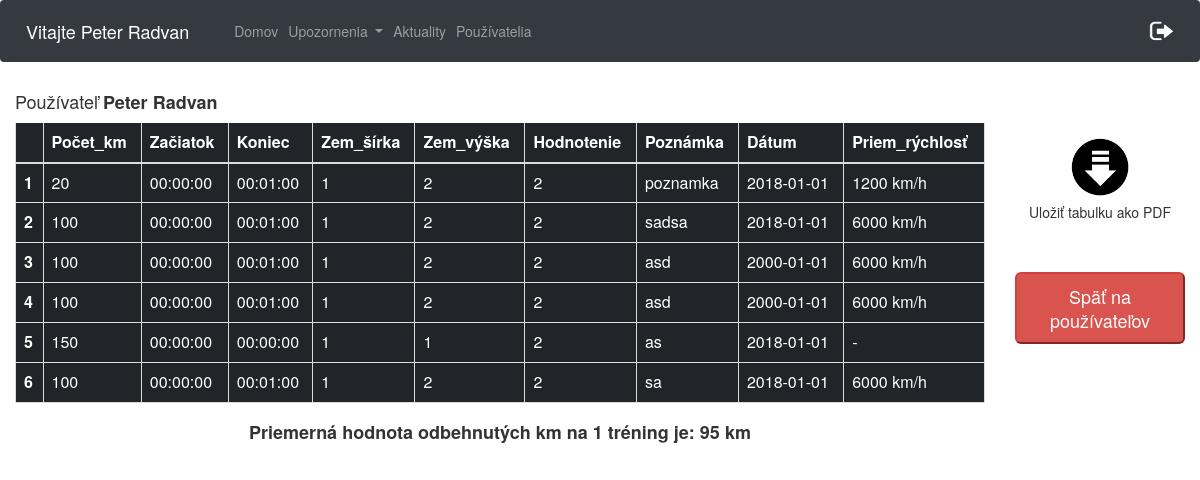
Page /osobneVykony.php?id=4 (signed in) on the earlier database version.
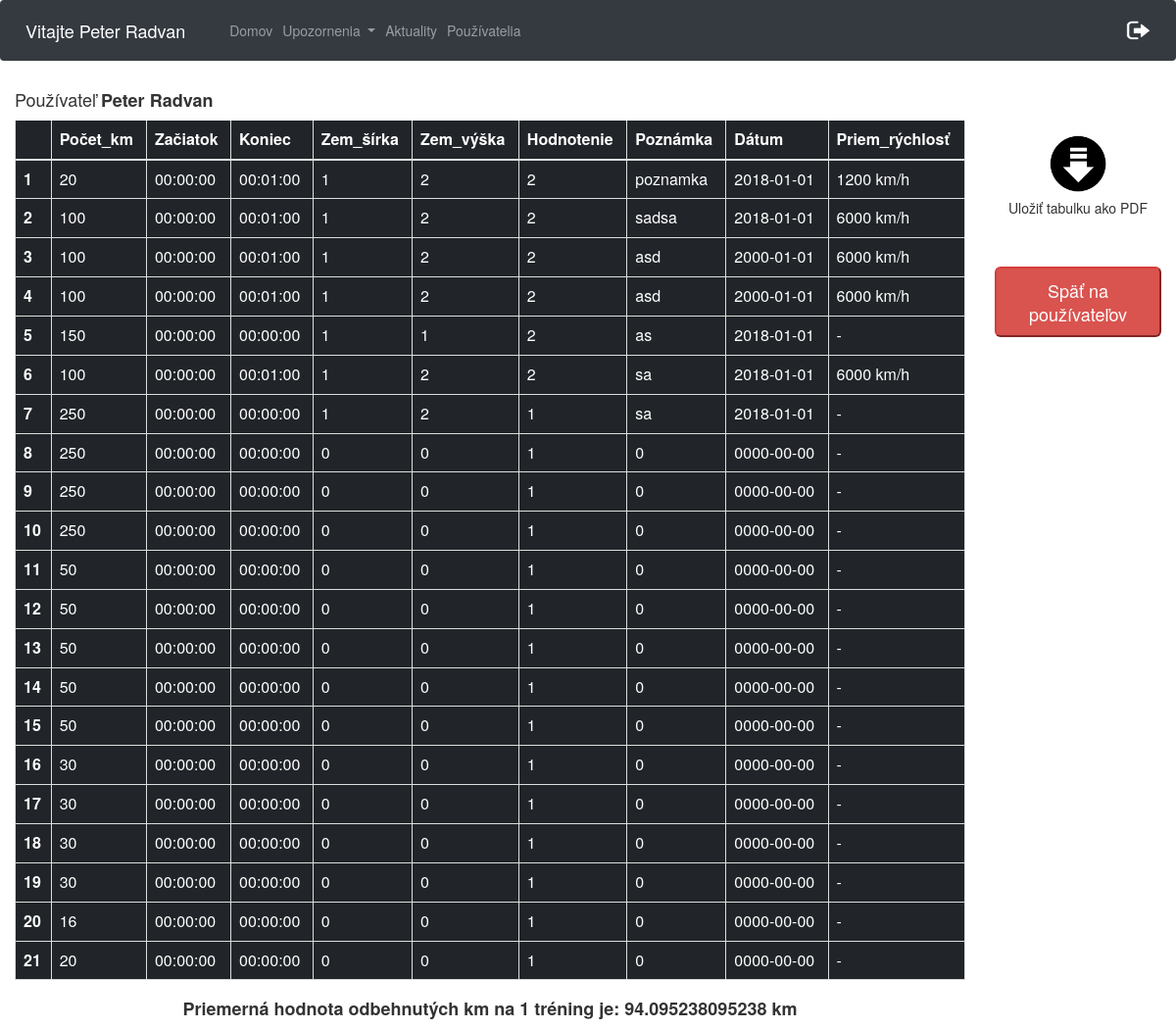
Same page on the later database version.
### tables this page shows
CREATE TABLE `pouzivatelia` (
  `id` int(11) NOT NULL,
  `meno` varchar(20) NOT NULL,
  `priezvisko` varchar(20) NOT NULL,
  `email` varchar(40) NOT NULL,
  `heslo` varchar(60) NOT NULL,
  `stredna_skola` varchar(40) NOT NULL,
  `stredna_skola_adresa` varchar(60) NOT NULL,
  `ulica` varchar(40) NOT NULL,
  `psc` varchar(10) NOT NULL,
  `obec` varchar(40) NOT NULL,
  `rola` varchar(10) NOT NULL DEFAULT 'user',
  `odoberatel` tinyint(1) NOT NULL DEFAULT '0',
  `prve_prihlasenie` int(11) NOT NULL DEFAULT '0',
  `id_timu` int(11) DEFAULT NULL
);

CREATE TABLE `trening` (
  `id` int(11) NOT NULL,
  `id_trasa_pouzivatel` int(11) NOT NULL,
  `odbehnute_km` double NOT NULL,
  `den_treningu` date DEFAULT NULL,
  `zaciatok_treningu` time DEFAULT NULL,
  `koniec_treningu` time DEFAULT NULL,
  `lat_trening` double DEFAULT NULL,
  `lng_trening` double DEFAULT NULL,
  `hodnotenie` int(11) DEFAULT NULL,
  `poznamka` varchar(2000) DEFAULT NULL
);

### osobneVykony.php (the view, shortened to what the changed rows need)
<html>
<head>
    <link rel="stylesheet" type="text/css" href="css/osobneVykony.css">
    <link rel="stylesheet" href="https://maxcdn.bootstrapcdn.com/bootstrap/4.0.0/css/bootstrap.min.css">
    <link rel="stylesheet" type="text/css" href="https://maxcdn.bootstrapcdn.com/bootstrap/3.3.7/css/bootstrap.min.css">
    <link rel="stylesheet" type="text/css" href="https://cdn.datatables.net/1.10.16/css/dataTables.bootstrap.min.css">
</head>
<body>
    <nav class="navbar navbar-expand-lg  navbar-dark bg-dark">
        <span class="navbar-brand" >
            <?php
                $conn = new mysqli($servername, $username, $password, $dbname);
                $conn->set_charset("UTF8");
                $email= $_SESSION['email'];
                $query="SELECT meno, priezvisko from pouzivatelia WHERE email='$email'";
                $result = mysqli_query($conn,$query);
                while ($data = mysqli_fetch_array($result)){
                    echo "Vitajte ".$data['meno']." ".$data['priezvisko'];
                }
            ?>
        </span>
        <div class="collapse navbar-collapse" id="navbarSupportedContent">
            <ul class="navbar-nav mr-auto">
                    <?php
                        $email= $_SESSION['email'];
                        $query="SELECT odoberatel from pouzivatelia WHERE email='$email'";
                    ?>
            </ul>
            <ul class="nav navbar-nav navbar-right">
            </ul>
        </div>
    </nav>
    <div class="container text-center col-lg-10">
    <?php if ($_SESSION['rola'] == "user"){
            echo '<h4 class="text-left">Používateľ <strong>'.$_SESSION['meno']." ".$_SESSION['priezvisko'].'</strong></h4>';
                $query="SELECT id from pouzivatelia WHERE email='$_SESSION[email]'";
                $result1 = mysqli_query($conn,$query);
                $data1 = mysqli_fetch_array($result1);
        }
            else {
                $query="SELECT meno, priezvisko from pouzivatelia WHERE id='$_GET[id]'";
                $result = mysqli_query($conn,$query);
                $data = mysqli_fetch_array($result);
                echo '<h4 class="text-left">Používateľ <strong>'.$data['meno']." ".$data['priezvisko'].'</strong></h4>';
            }
            ?>
        <table class="table table-dark table-bordered"  id="pouzivateliaTable">
            <thead>
            <tr>
                <th scope="col"></th>
                <th scope="col">Počet_km</th>
                <th scope="col">Začiatok</th>
                <th scope="col">Koniec</th>
                <th scope="col">Zem_šírka</th>
                <th scope="col">Zem_výška</th>
                <th scope="col">Hodnotenie</th>
                <th scope="col">Poznámka</th>
                <th scope="col">Dátum</th>
                <th scope="col">Priem_rýchlosť</th>
            </tr>
            </thead>
            <tbody>
                <?php
                    if(!isset($_GET['id'])){
                        $query="SELECT  trening.lat_trening, trening.lng_trening, trening.poznamka, trening.odbehnute_km, trening.den_treningu, trening.zaciatok_treningu, trening.koniec_treningu, trening.hodnotenie, trening.poznamka FROM trening JOIN trasa_pouzivatel ON trasa_pouzivatel.id = trening.id_trasa_pouzivatel JOIN pouzivatelia ON trasa_pouzivatel.id_pouzivatel = pouzivatelia.id JOIN trasa ON trasa.id = trasa_pouzivatel.id_trasa AND pouzivatelia.id = '$data1[id]'";
                    }else{
                        $query="SELECT  trening.lat_trening, trening.lng_trening, trening.poznamka, trening.odbehnute_km, trening.den_treningu, trening.zaciatok_treningu, trening.koniec_treningu, trening.hodnotenie, trening.poznamka FROM trening JOIN trasa_pouzivatel ON trasa_pouzivatel.id = trening.id_trasa_pouzivatel JOIN pouzivatelia ON trasa_pouzivatel.id_pouzivatel = pouzivatelia.id JOIN trasa ON trasa.id = trasa_pouzivatel.id_trasa AND pouzivatelia.id = '$_GET[id]'";
                    }   $km_tr = 0;
                        $result = mysqli_query($conn,$query);
                        $i=1;
                        while ($data = mysqli_fetch_array($result)){
                            $km_tr += $data["odbehnute_km"];
                            if(strtotime($data["koniec_treningu"]) != strtotime($data["zaciatok_treningu"])){
                                if(strtotime($data["zaciatok_treningu"]) < strtotime($data["koniec_treningu"])){
                                    $prm = strtotime($data["koniec_treningu"]) - strtotime($data["zaciatok_treningu"]);
                                }else{
                                    $prm = strtotime($data["koniec_treningu"]) + ((24*3600) - strtotime($data["zaciatok_treningu"])) ;
                                }
                                $prm = round($data["odbehnute_km"]/(($prm / 60) / 60), 2)." km/h";
                            }else{
                                $prm= " - ";
                            }
                            echo '<tr>';
                            echo '<th scope="row">'.$i.'</th>';
                            echo '<td>'.$data["odbehnute_km"].'</td>';
                            echo '<td>'.$data["zaciatok_treningu"].'</td>';
                            echo '<td>'.$data["koniec_treningu"].'</td>';
                            echo '<td>'.$data["lat_trening"].'</td>';
                            echo '<td>'.$data["lng_trening"].'</td>';
                            echo '<td>'.$data["hodnotenie"].'</td>';
                            echo '<td>'.$data["poznamka"].'</td>';
                            echo '<td>'.$data["den_treningu"].'</td>';
                            echo '<td>'.$prm.'</td>';
                            echo '</tr>';
                            $i++;
                            }
                            if($i-1 != 0){
                                $km_tr = $km_tr / ($i - 1);
                            }
                ?>
            </tbody>
        </table>
        <?php
            echo "<h4><strong>Priemerná hodnota odbehnutých km na 1 tréning je: ".$km_tr." km</strong></h4>";
        ?>
    </div>
</body>
</html>

Differences in the rows shown:
added trening: odbehnute_km "250", zaciatok_treningu "00:00:00", koniec_treningu "00:00:00", lat_trening "1", lng_trening "2", hodnotenie "1", poznamka "sa", den_treningu "2018-01-01", prm "-"
added trening: odbehnute_km "250", zaciatok_treningu "00:00:00", koniec_treningu "00:00:00", lat_trening "0", lng_trening "0", hodnotenie "1", poznamka "0", den_treningu "0000-00-00", prm "-"
added trening: odbehnute_km "250", zaciatok_treningu "00:00:00", koniec_treningu "00:00:00", lat_trening "0", lng_trening "0", hodnotenie "1", poznamka "0", den_treningu "0000-00-00", prm "-"
added trening: odbehnute_km "250", zaciatok_treningu "00:00:00", koniec_treningu "00:00:00", lat_trening "0", lng_trening "0", hodnotenie "1", poznamka "0", den_treningu "0000-00-00", prm "-"
added trening: odbehnute_km "50", zaciatok_treningu "00:00:00", koniec_treningu "00:00:00", lat_trening "0", lng_trening "0", hodnotenie "1", poznamka "0", den_treningu "0000-00-00", prm "-"
added trening: odbehnute_km "50", zaciatok_treningu "00:00:00", koniec_treningu "00:00:00", lat_trening "0", lng_trening "0", hodnotenie "1", poznamka "0", den_treningu "0000-00-00", prm "-"
added trening: odbehnute_km "50", zaciatok_treningu "00:00:00", koniec_treningu "00:00:00", lat_trening "0", lng_trening "0", hodnotenie "1", poznamka "0", den_treningu "0000-00-00", prm "-"
added trening: odbehnute_km "50", zaciatok_treningu "00:00:00", koniec_treningu "00:00:00", lat_trening "0", lng_trening "0", hodnotenie "1", poznamka "0", den_treningu "0000-00-00", prm "-"
added trening: odbehnute_km "50", zaciatok_treningu "00:00:00", koniec_treningu "00:00:00", lat_trening "0", lng_trening "0", hodnotenie "1", poznamka "0", den_treningu "0000-00-00", prm "-"
added trening: odbehnute_km "30", zaciatok_treningu "00:00:00", koniec_treningu "00:00:00", lat_trening "0", lng_trening "0", hodnotenie "1", poznamka "0", den_treningu "0000-00-00", prm "-"
added trening: odbehnute_km "30", zaciatok_treningu "00:00:00", koniec_treningu "00:00:00", lat_trening "0", lng_trening "0", hodnotenie "1", poznamka "0", den_treningu "0000-00-00", prm "-"
added trening: odbehnute_km "30", zaciatok_treningu "00:00:00", koniec_treningu "00:00:00", lat_trening "0", lng_trening "0", hodnotenie "1", poznamka "0", den_treningu "0000-00-00", prm "-"
added trening: odbehnute_km "30", zaciatok_treningu "00:00:00", koniec_treningu "00:00:00", lat_trening "0", lng_trening "0", hodnotenie "1", poznamka "0", den_treningu "0000-00-00", prm "-"
added trening: odbehnute_km "16", zaciatok_treningu "00:00:00", koniec_treningu "00:00:00", lat_trening "0", lng_trening "0", hodnotenie "1", poznamka "0", den_treningu "0000-00-00", prm "-"
added trening: odbehnute_km "20", zaciatok_treningu "00:00:00", koniec_treningu "00:00:00", lat_trening "0", lng_trening "0", hodnotenie "1", poznamka "0", den_treningu "0000-00-00", prm "-"
Other differences:
$km_tr: "95" → "94.095238095238"
